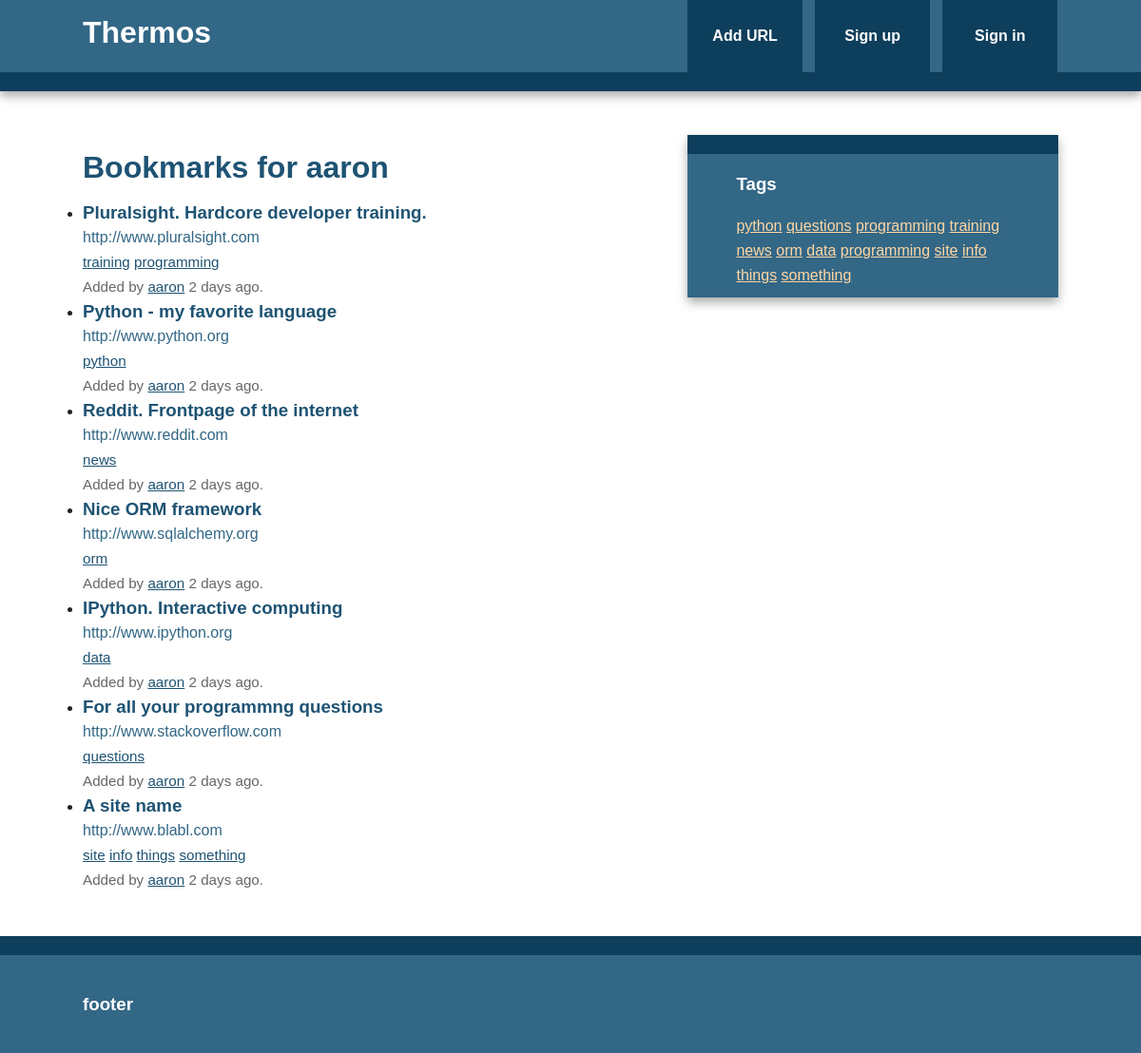
Screenshot of /user/aaron with the database file from the repository.
### thermos/models.py (models this page shows, shortened)
class User(db.Model,UserMixin):
	id = db.Column(db.Integer, primary_key=True)
	username = db.Column(db.String(80), unique=True)
	email = db.Column(db.String(120), unique=True)
	bookmarks = db.relationship('Bookmark', backref='user', lazy='dynamic')
	password_hash = db.Column(db.String)
	@property
	def password(self):
		raise AttributeError('password: write-only field')

class Bookmark(db.Model):
	id = db.Column(db.Integer, primary_key=True)
	url = db.Column(db.Text, nullable=False)
	date = db.Column(db.DateTime, default=datetime.utcnow)
	description = db.Column(db.String(300))
	user_id = db.Column(db.Integer, db.ForeignKey('user.id'), nullable=False)
	_tags = db.relationship('Tag', secondary=tags, lazy='joined',
	 					backref=db.backref('bookmarks', lazy='dynamic'))
	@property
	def tags(self):
		return ",".join([t.name for t in self._tags])
	@tags.setter
	def tags(self, string):
		if string:
			self._tags = [Tag.get_or_create(name) for name in string.split(',')]
		else:
			self._tags = []

class Tag(db.Model):
	id = db.Column(db.Integer, primary_key=True)
	name = db.Column(db.String(25), nullable=False, unique=True, index=True)
	@staticmethod
	def all():
		return Tag.query.all()
	def __repr__(self):
		return self.name

### thermos/views.py (the view)
@app.route('/user/<username>')
def user(username):
	user = User.query.filter_by(username=username).first_or_404()
	return render_template('user.html', user=user)

### thermos/views.py (called while the page is built)
@app.context_processor
def inject_tags():
	return dict(all_tags=Tag.all)

### thermos/templates/user.html (shortened to what this page needs)
{% extends "base.html" %}
{% block content %}
	<article>
		<header>
			<h1>Bookmarks for {{ user.username }}</h1>
				{% if user.bookmarks.count() > 0 %}
					{% with bookmarks=user.bookmarks %}
						{% include "bookmark_list.html" %}
					{% endwith %}
				{% else %}
					This user has not added any bookmarks yet.
				{% endif %}
		</header>
	</article>
{% endblock %}

### thermos/templates/base.html (shortened to what this page needs)
<!doctype html>
<html class="no-js" lang="">
    <head>
        {% block styles %}
            <link rel="stylesheet" href="{{ url_for('static', filename='css/normalize.min.css')}}">
            <link rel="stylesheet" href="{{ url_for('static', filename='css/main.css')}}">
        {% endblock %}
    </head>
    <body>
        <div class="header-container">
            <header class="wrapper clearfix">
                <a href="{{ url_for('index')}}"><h1 class="title">Thermos</h1></a>
                <nav>
                    <ul>
                        <li><a href="{{ url_for('add')}}">Add URL</a></li>
                        {% if current_user.is_authenticated %}
                            <li><a href="{{ url_for('user', username=current_user.username) }}">My Links</a></li>
                            <li><a href="{{ url_for('logout') }}">Sign out</a></li>
                        {% else %}
                            <li><a href="{{ url_for('signup') }}">Sign up</a></li>
                            <li><a href="{{ url_for('login') }}">Sign in</a></li>
                        {% endif %}
                    </ul>
                </nav>
            </header>
        </div>
        <div class="main-container">
            <div class="main wrapper clearfix">
                {% block content %}
                {% endblock %}
                {% block sidebar %}
                    <aside>
                        <h3>Tags</h3>
                        {% for t in all_tags() %}
                            <a href="{{ url_for('tag', name=t) }}">{{ t }}</a>
                        {% endfor %}
                    </aside>
                {% endblock %}
            </div>
        </div>
        <div class="footer-container">
            <footer class="wrapper">
                <h3>footer</h3>
            </footer>
        </div>
    </body>
</html>

### thermos/templates/bookmark_list.html
<ul class="bookmarks">
	{% for bookmark in bookmarks %}
	<li>
		{% include "bookmark.html" %}
	</li>
	{% endfor %}
</ul>

### thermos/templates/bookmark.html (shortened to what this page needs)
	<a class="header" href="{{ bookmark.url }}">
		<h3 class="description">
			{{ bookmark.description | truncate(50, killwords=True) }}
		</h3>
		<span class="url">
			{{ bookmark.url|truncate(50, killwords=True) }}
		</span>
	</a>
	<div class="info">
		<span class="tags">
			{% if bookmark.tags %}
				{% for t in bookmark._tags %}
					<a href="{{ url_for('tag', name=t) }}">{{ t }}</a>
				{% endfor %}
			{% else %}
				No tags.
			{% endif %}
		</span>
		<br>
		Added by <a href="{{ url_for('user', username=bookmark.user.username) }}">{{ bookmark.user.username }}</a>
		{{ moment(bookmark.date).fromNow() }}.
	</div>

### thermos/static/css/main.css (style rules this page uses)
html { color: #222; font-size: 1em; line-height: 1.4; }
body { font: 16px/26px Helvetica, Helvetica Neue, Arial; }
.wrapper { width: 90%; margin: 0 5%; }
.header-container { border-bottom: 20px solid #0D3E5B; }
.footer-container, .main aside { border-top: 20px solid #0D3E5B; }
.header-container, .footer-container, .main aside { background: #326786; }
.title { color: white; }
nav ul { margin: 0; padding: 0; list-style-type: none; }
nav a { display: block; margin-bottom: 10px; padding: 15px 0; text-align: center; text-decoration: none; font-weight: bold; color: white; background: #0D3E5B; }
.main { padding: 30px 0; }
.main article h1 { font-size: 2em; }
.main aside { color: white; padding: 0px 5% 10px; }
.footer-container footer { color: white; padding: 20px 0; }
a, a:visited { color: #1E5373; }
aside a { color: #FFD6A3; }
h1, h2, h3, h4, h5, h6 { color: #1E5373; }
.main aside h3, footer h3, footer a, footer a:visited { color: white; }
ul.bookmarks { list-style: : none none; padding-left: 0; }
a.header { color: #326786; text-decoration: none; display: block; }
a.header h3 { margin: 0 0; }
div.info { font-size: .95em; color: #666666; }
@media only screen and (min-width: 480px) { nav a { float: left; width: 27%; margin: 0 1.7%; padding: 25px 2%; margin-bottom: 0; } }
@media only screen and (min-width: 480px) { nav li:first-child a { margin-left: 0; } }
@media only screen and (min-width: 480px) { nav li:last-child a { margin-right: 0; } }
@media only screen and (min-width: 480px) { nav ul li { display: inline; } }
@media only screen and (min-width: 768px) { .header-container, .main aside { -webkit-box-shadow: 0 5px 10px #aaa; -moz-box-shadow: 0 5px 10px #aaa; box-shadow: 0 5px 10px #aaa; } }
@media only screen and (min-width: 768px) { .title { float: left; } }
@media only screen and (min-width: 768px) { nav { float: right; width: 38%; } }
@media only screen and (min-width: 768px) { .main article { float: left; width: 57%; } }
@media only screen and (min-width: 768px) { .main aside { float: right; width: 28%; } }
@media only screen and (min-width: 1140px) { .wrapper { width: 1026px; margin: 0 auto; } }
.clearfix:before, .clearfix:after { content: " "; display: table; }
.clearfix:after { clear: both; }
.clearfix { *zoom: 1; }

### rows the page displays
User: username "aaron"
Bookmark: description "Pluralsight. Hardcore developer training.", url "http://www.pluralsight.com", user.username "aaron", date "2 days ago"
Tag: name "training"
Tag: name "programming"
Bookmark: description "Python - my favorite language", url "http://www.python.org", user.username "aaron", date "2 days ago"
Tag: name "python"
Bookmark: description "Reddit. Frontpage of the internet", url "http://www.reddit.com", user.username "aaron", date "2 days ago"
Tag: name "news"
Bookmark: description "Nice ORM framework", url "http://www.sqlalchemy.org", user.username "aaron", date "2 days ago"
Tag: name "orm"
Bookmark: description "IPython. Interactive computing", url "http://www.ipython.org", user.username "aaron", date "2 days ago"
Tag: name "data"
Bookmark: description "For all your programmng questions", url "http://www.stackoverflow.com", user.username "aaron", date "2 days ago"
Tag: name "questions"
Bookmark: description "A site name", url "http://www.blabl.com", user.username "aaron", date "2 days ago"
Tag: name "site"
Tag: name "info"
Tag: name "things"
Tag: name "something"
Tag: name "programming"
